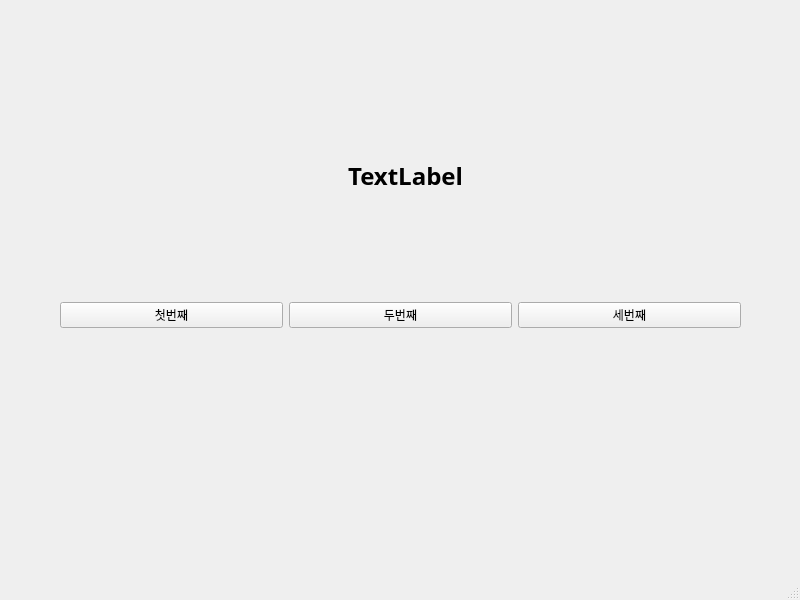
<?xml version="1.0" encoding="UTF-8"?>
<ui version="4.0">
 <class>MainWindow</class>
 <widget class="QMainWindow" name="MainWindow">
  <property name="geometry">
   <rect>
    <x>0</x>
    <y>0</y>
    <width>800</width>
    <height>600</height>
   </rect>
  </property>
  <property name="windowTitle">
   <string>MainWindow</string>
  </property>
  <widget class="QWidget" name="centralwidget">
   <widget class="QWidget" name="horizontalLayoutWidget">
    <property name="geometry">
     <rect>
      <x>60</x>
      <y>240</y>
      <width>681</width>
      <height>151</height>
     </rect>
    </property>
    <layout class="QHBoxLayout" name="horizontalLayout">
     <item>
      <widget class="QPushButton" name="pushButton">
       <property name="text">
        <string>첫번째</string>
       </property>
      </widget>
     </item>
     <item>
      <widget class="QPushButton" name="pushButton_2">
       <property name="text">
        <string>두번째</string>
       </property>
      </widget>
     </item>
     <item>
      <widget class="QPushButton" name="pushButton_3">
       <property name="text">
        <string>세번째</string>
       </property>
      </widget>
     </item>
    </layout>
   </widget>
   <widget class="QLabel" name="label">
    <property name="geometry">
     <rect>
      <x>100</x>
      <y>140</y>
      <width>611</width>
      <height>71</height>
     </rect>
    </property>
    <property name="font">
     <font>
      <family>맑은 고딕</family>
      <pointsize>18</pointsize>
      <weight>75</weight>
      <bold>true</bold>
     </font>
    </property>
    <property name="layoutDirection">
     <enum>Qt::RightToLeft</enum>
    </property>
    <property name="text">
     <string>TextLabel</string>
    </property>
    <property name="alignment">
     <set>Qt::AlignCenter</set>
    </property>
   </widget>
  </widget>
  <widget class="QMenuBar" name="menubar">
   <property name="geometry">
    <rect>
     <x>0</x>
     <y>0</y>
     <width>800</width>
     <height>26</height>
    </rect>
   </property>
  </widget>
  <widget class="QStatusBar" name="statusbar"/>
 </widget>
 <resources/>
 <connections>
  <connection>
   <sender>pushButton</sender>
   <signal>clicked()</signal>
   <receiver>MainWindow</receiver>
   <slot>firstClick()</slot>
   <hints>
    <hint type="sourcelabel">
     <x>200</x>
     <y>345</y>
    </hint>
    <hint type="destinationlabel">
     <x>200</x>
     <y>452</y>
    </hint>
   </hints>
  </connection>
  <connection>
   <sender>pushButton_2</sender>
   <signal>clicked()</signal>
   <receiver>MainWindow</receiver>
   <slot>secondClick()</slot>
   <hints>
    <hint type="sourcelabel">
     <x>419</x>
     <y>339</y>
    </hint>
    <hint type="destinationlabel">
     <x>402</x>
     <y>441</y>
    </hint>
   </hints>
  </connection>
  <connection>
   <sender>pushButton_3</sender>
   <signal>clicked()</signal>
   <receiver>MainWindow</receiver>
   <slot>thirdClick()</slot>
   <hints>
    <hint type="sourcelabel">
     <x>614</x>
     <y>338</y>
    </hint>
    <hint type="destinationlabel">
     <x>617</x>
     <y>425</y>
    </hint>
   </hints>
  </connection>
 </connections>
 <slots>
  <slot>firstClick()</slot>
  <slot>secondClick()</slot>
  <slot>thirdClick()</slot>
 </slots>
</ui>
